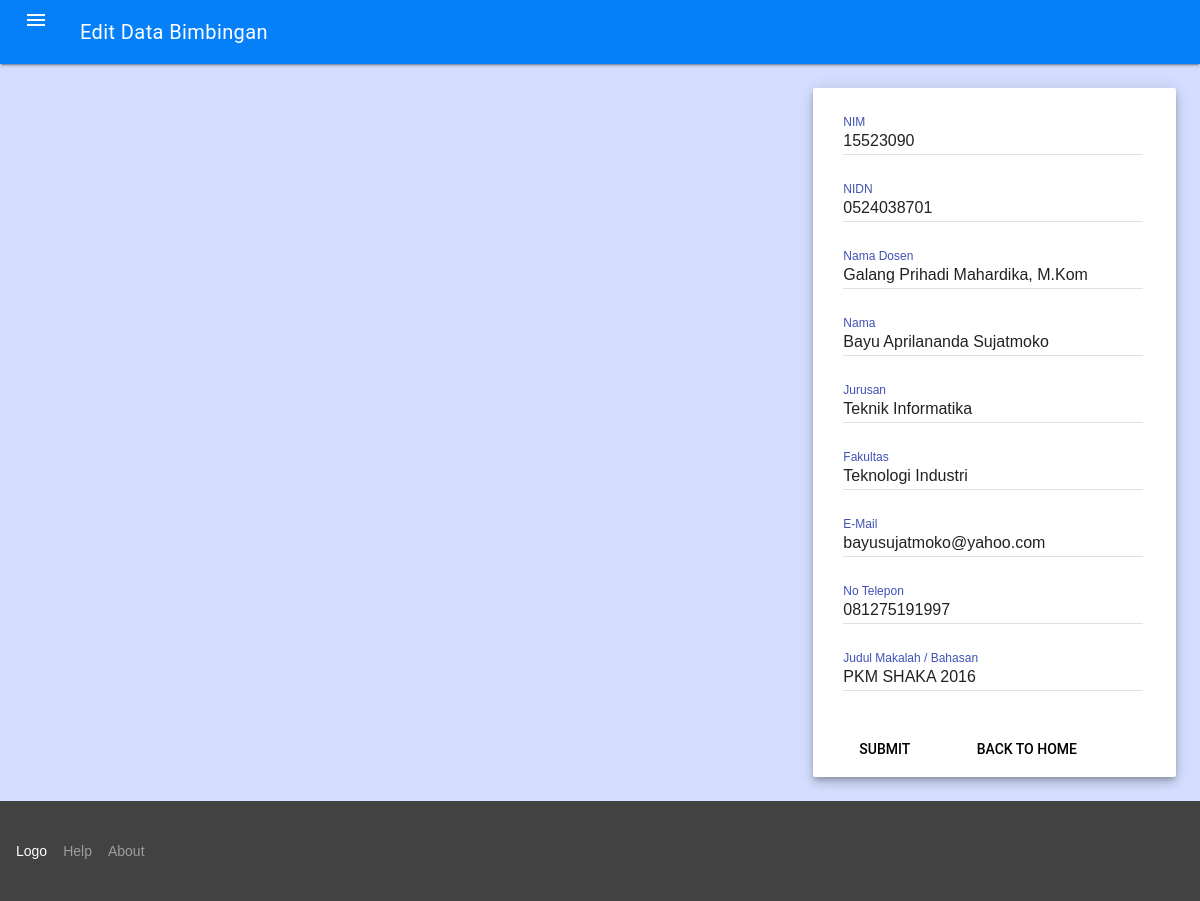
Screenshot of /edit_bimbingan.php?id=1 (signed in) with the database file from the repository.
### tables this page shows
CREATE TABLE `bimbingan` (
  `id` int(255) NOT NULL,
  `nim` varchar(15) NOT NULL,
  `nidn` varchar(15) NOT NULL,
  `dosen` varchar(255) NOT NULL,
  `nama` varchar(50) NOT NULL,
  `jurusan` varchar(50) NOT NULL,
  `fakultas` varchar(25) NOT NULL,
  `email` varchar(50) NOT NULL,
  `telepon` varchar(25) NOT NULL,
  `judul` varchar(200) NOT NULL,
  `tanggapan` varchar(255) NOT NULL,
  `tanggal` date NOT NULL
);

### edit_bimbingan.php (the view, shortened to what this page needs)
<!DOCTYPE html PUBLIC "-//W3C//DTD XHTML 1.0 Transitional//EN" "http://www.w3.org/TR/xhtml1/DTD/xhtml1-transitional.dtd">
<html xmlns="http://www.w3.org/1999/xhtml">
<head>
<link rel="stylesheet" href="https://code.getmdl.io/1.2.1/material.indigo-pink.min.css">
<link rel="stylesheet" type="text/css" href="material.min.css"/>
</head>
<body bgcolor="#D4DFFF">
	<div class="mdl-layout mdl-js-layout mdl-layout--fixed-header">
    	<header class="mdl-layout__header" style="background-color:#0680F9">
        	<div class="mdl-layout__header-row">
            	<span class="mdl-layout-title">Edit Data Bimbingan</span>
            </div>
        </header>
        	<main class="mdl-layout__content" style="height:wrap">
            	<div class="page-content" style="min-height: 75vh">
                	<div class="mdl-grid">
                    	<div class="mdl-cell mdl-cell--4-col"></div>
                        <div class="mdl-cell mdl-cell--4-col"></div>
                       	<div class="mdl-cell mdl-cell--4-col">
                        	<div class="demo-updates mdl-card mdl-shadow--6dp mdl-cell mdl-cell--4-col mdl-cell--4-col-tablet mdl-cell--12-col-desktop">
                             <?php
                              $id = $_GET['id'];
                              $q = mysql_query("select * from bimbingan where id='$id'");
                              $record = mysql_fetch_array($q);
                              ?>
                              <form action="update_bimbingan.php" method="POST">
                                <br>
                               <div class="mdl-textfield mdl-js-textfield mdl-textfield--floating-label">
                                  <input name= "nim" value="<?=$record['nim'];?>" class="mdl-textfield__input" type="text" id="user" style="margin-left:30px" readonly >
                                <label class="mdl-textfield__label" for="user" style="margin-left:30px">NIM</label>
                                </div><br/>
                                <div class="mdl-textfield mdl-js-textfield mdl-textfield--floating-label">
                                  <input name= "nidn" value="<?=$record['nidn'];?>" class="mdl-textfield__input" type="text" id="user" style="margin-left:30px">
                                <label class="mdl-textfield__label" for="user" style="margin-left:30px">NIDN</label>
                                </div><br/>
                                <div class="mdl-textfield mdl-js-textfield mdl-textfield--floating-label">
                                  <input name= "dosen" value="<?=$record['dosen'];?>" class="mdl-textfield__input" type="text" id="user" style="margin-left:30px">
                                <label class="mdl-textfield__label" for="user" style="margin-left:30px">Nama Dosen</label>
                                </div><br/>
                                <div class="mdl-textfield mdl-js-textfield mdl-textfield--floating-label">
                                <input name= "nama" value="<?=$record['nama'];?>" class="mdl-textfield__input" type="text" id="pass" style="margin-left:30px">
                                <label class="mdl-textfield__label" for="text" style="margin-left:30px">Nama</label>
                                </div><br />
                                <div class="mdl-textfield mdl-js-textfield mdl-textfield--floating-label">
                                <input name= "jurusan" value="<?=$record['jurusan'];?>" class="mdl-textfield__input" type="text" id="pass" style="margin-left:30px">
                                <label class="mdl-textfield__label" for="text" style="margin-left:30px">Jurusan</label>
                                </div><br />
                                <div class="mdl-textfield mdl-js-textfield mdl-textfield--floating-label">
                                <input name= "fakultas" value="<?=$record['fakultas'];?>" class="mdl-textfield__input" type="text" id="pass" style="margin-left:30px">
                                <label class="mdl-textfield__label" for="text" style="margin-left:30px">Fakultas</label>
                                </div><br />
                                <div class="mdl-textfield mdl-js-textfield mdl-textfield--floating-label">
                                <input name= "email" value="<?=$record['email'];?>" class="mdl-textfield__input" type="text" id="pass" style="margin-left:30px">
                                <label class="mdl-textfield__label" for="text" style="margin-left:30px">E-Mail</label>
                                </div><br />
                                <div class="mdl-textfield mdl-js-textfield mdl-textfield--floating-label">
                                <input name= "telepon" value="<?=$record['telepon'];?>" class="mdl-textfield__input" type="text" id="pass" style="margin-left:30px">
                                <label class="mdl-textfield__label" for="text" style="margin-left:30px">No Telepon</label>
                                </div><br />
                                <div class="mdl-textfield mdl-js-textfield mdl-textfield--floating-label">
                                <input name= "judul" value="<?=$record['judul'];?>" class="mdl-textfield__input" type="text" id="pass" style="margin-left:30px">
                                <label class="mdl-textfield__label" for="text" style="margin-left:30px">Judul Makalah / Bahasan</label>
                                </div><br />
                              </select><br>
                              <button class="mdl-button mdl-js-button mdl-js-ripple-effect" style="margin-left:30px; margin-bottom:10px">SUBMIT</button>
                              <a href="index_mhs.php" class="mdl-button mdl-js-button mdl-js-ripple-effect" style="margin-left:30px; margin-bottom:10px">Back to Home</a>
                            </form></div>
                        </div>
                    </div>
                </div>
            <div style="height: wrap">
          <footer class="mdl-mini-footer">
            <div class="mdl-mini-footer--left-section">
              <div class="mdl-logo">Logo</div>
                <ul class="mdl-mini-footer--link-list">
                  <li><a href="#">Help</a></li>
                    <li><a href="#">About</a></li>
                </ul>
            </div>
          </footer>
          </div>
          </main>
    </div>
</body>
</html>

### rows the page displays
bimbingan: nim "15523090", nidn "0524038701", dosen "Galang Prihadi Mahardika, M.Kom", nama "Bayu Aprilananda Sujatmoko", jurusan "Teknik Informatika", fakultas "Teknologi Industri", email "bayusujatmoko@yahoo.com", telepon "081275191997", judul "PKM SHAKA 2016"
